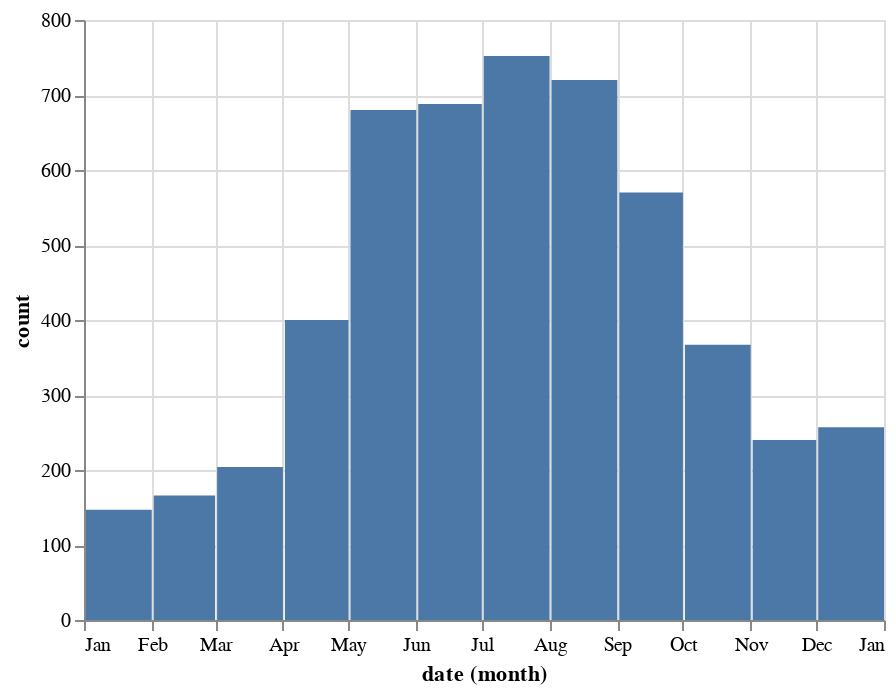

Here is the notebook cell this chart was saved with:
### Markdown cell above
### Identifiers per month
![identifiers_by_month.png](attachment:577562d8-828a-40ed-b19a-fd1b77573af7.png)

### Code cell
identifiers_by_month = get_monthly_counts(get_observation_identifiers, 'Identifiers')
alt.Chart(identifiers_by_month).mark_bar().encode(x='month(date):T', y='count:Q')

### Figure 1 — Vega-Lite specification as saved in the notebook (floating-point values rounded to 4 significant figures)
{"config": {"view": {"continuousWidth": 400, "continuousHeight": 300}}, "data": {"name": "data-331dba1418e5c1fe6ca00908add346c1"}, "mark": "bar", "encoding": {"x": {"type": "temporal", "field": "date", "timeUnit": "month"}, "y": {"type": "quantitative", "field": "count"}}, "$schema": "https://vega.github.io/schema/vega-lite/v4.8.1.json", "datasets": {"data-331dba1418e5c1fe6ca00908add346c1": [{"metric": "Identifiers", "date": "2020-01-01T00:00:00", "count": 147}, {"metric": "Identifiers", "date": "2020-02-01T00:00:00", "count": 166}, {"metric": "Identifiers", "date": "2020-03-01T00:00:00", "count": 204}, {"metric": "Identifiers", "date": "2020-04-01T00:00:00", "count": 400}, {"metric": "Identifiers", "date": "2020-05-01T00:00:00", "count": 680}, {"metric": "Identifiers", "date": "2020-06-01T00:00:00", "count": 688}, {"metric": "Identifiers", "date": "2020-07-01T00:00:00", "count": 752}, {"metric": "Identifiers", "date": "2020-08-01T00:00:00", "count": 720}, {"metric": "Identifiers", "date": "2020-09-01T00:00:00", "count": 570}, {"metric": "Identifiers", "date": "2020-10-01T00:00:00", "count": 367}, {"metric": "Identifiers", "date": "2020-11-01T00:00:00", "count": 240}, {"metric": "Identifiers", "date": "2020-12-01T00:00:00", "count": 257}]}}
